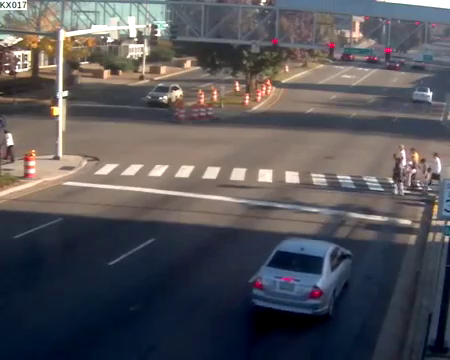
#> input picture frame 29 of videos/y2.mp4, 450 x 360 px, given in place of aziz1.mp4, which was not available
$ python videowrite.py
#> lines starting #> are read from the running program, lines starting #| are printed output that depends on the picture
import cv2
writer = None
vs = cv2.VideoCapture('videos/aziz1.mp4')
fps = vs.get(cv2.CAP_PROP_FPS)
print(fps)
while True:
    (grabbed, frame) = vs.read()
#> frame is the input picture: shape (360, 450, 3); mean B, G, R 88.9, 85, 86.9
    if(not grabbed):
        break
    else:
        frame = cv2.resize(frame, (1000, 750))
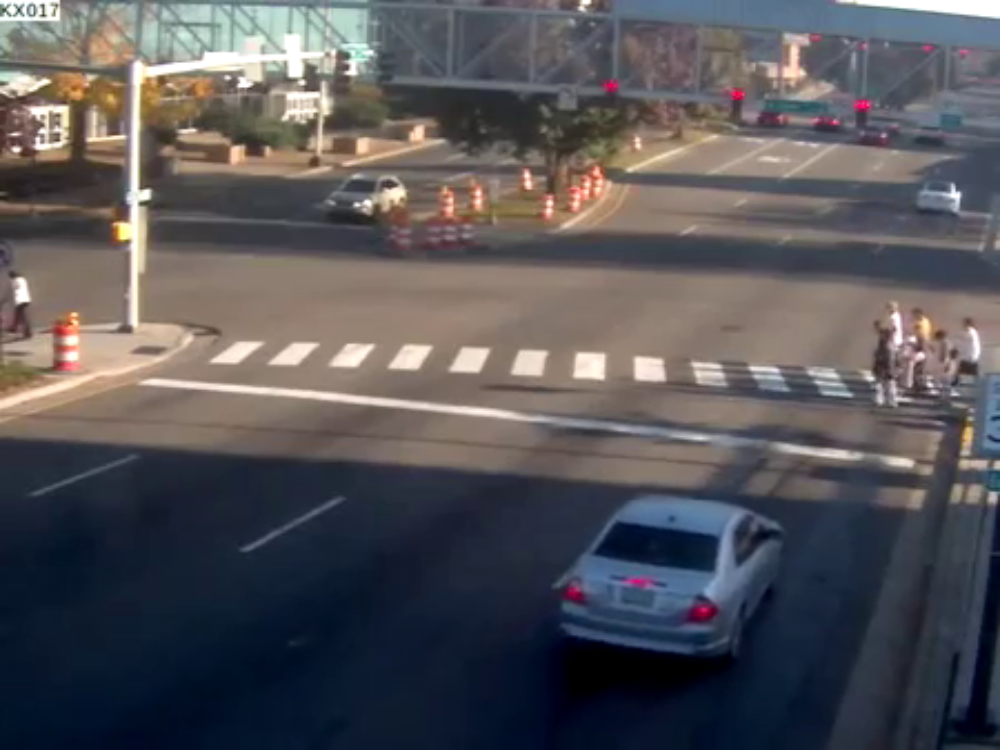
#> frame: shape (750, 1000, 3); mean B, G, R 88.8, 84.9, 86.8
        cv2.imshow('fr',frame)
        cv2.waitKey(


        )
        if writer is None:
            # initialize our video writer

            fourcc = cv2.VideoWriter_fourcc(*"MJPG")
            writer = cv2.VideoWriter('hi.avi', fourcc, fps


                                     ,
                                     (frame.shape[1], frame.shape[0]), True)
        writer.write(frame)

writer.release()

$ run again, starting later in the video
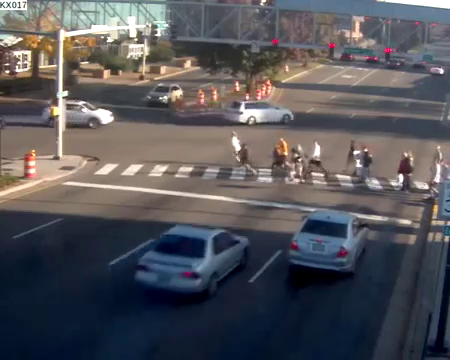
#> input picture frame 131 of videos/y2.mp4, 450 x 360 px, given in place of aziz1.mp4, which was not available
#> frame is the input picture: shape (360, 450, 3); mean B, G, R 89.7, 85.1, 86
#> `frame = cv2.resize(frame, (1000, 750))`:
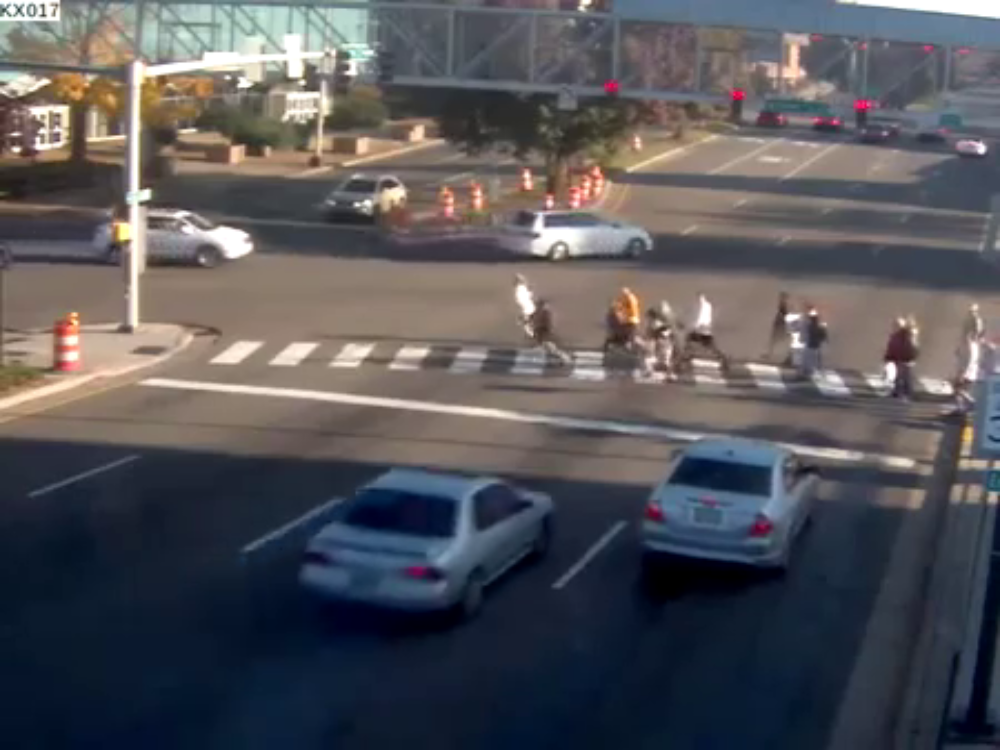
#> frame: shape (750, 1000, 3); mean B, G, R 89.6, 85, 85.9

$ run again, starting later in the video
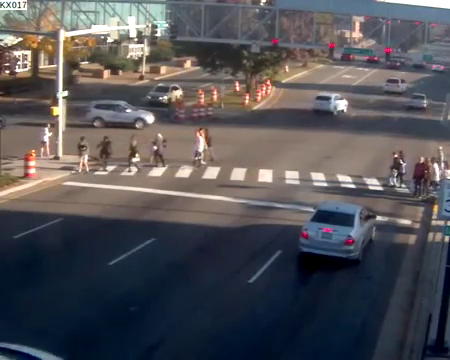
#> input picture frame 233 of videos/y2.mp4, 450 x 360 px, given in place of aziz1.mp4, which was not available
#> frame is the input picture: shape (360, 450, 3); mean B, G, R 86.5, 82.3, 83.5
#> `frame = cv2.resize(frame, (1000, 750))`:
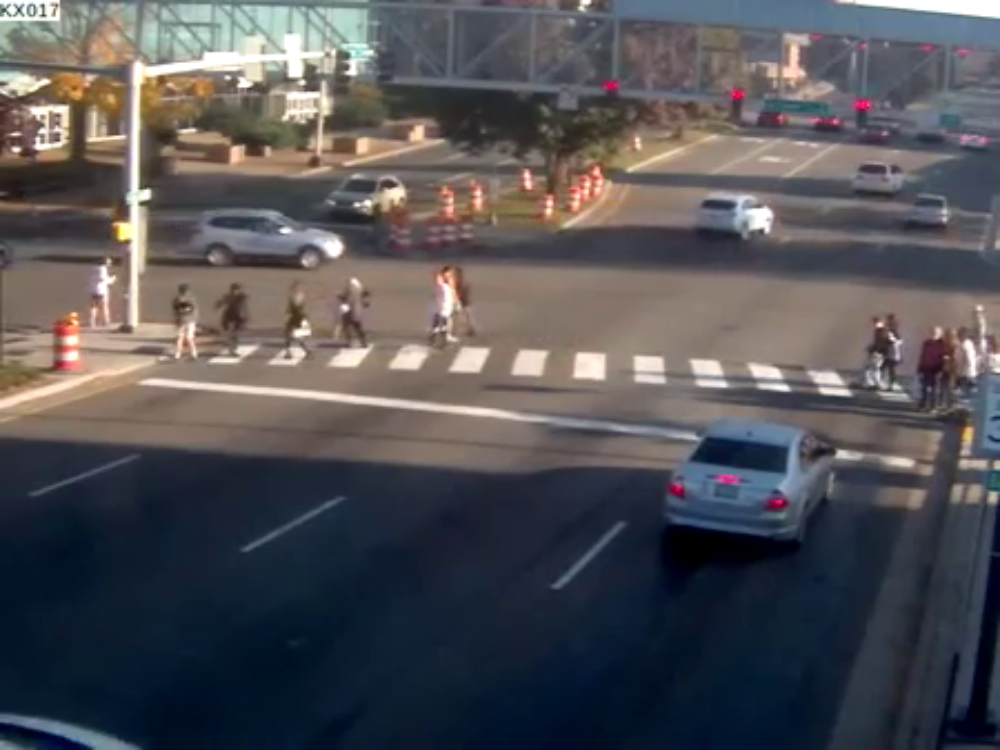
#> frame: shape (750, 1000, 3); mean B, G, R 86.4, 82.2, 83.5
